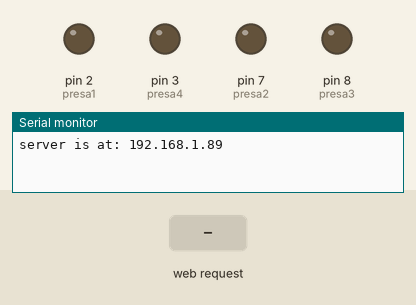
Recording of a sketch running on a simulated Arduino Uno, built with avr-gcc and run on an emulated ATmega328P. Parts: output pins drawn as LEDs (lit = HIGH), the last lines printed to the serial monitor. The inputs (shaded band) are chosen by the test bench.

Above: at 1.2 s.
1.3 s: HTTP request GET /allon received
At 1.7 s:
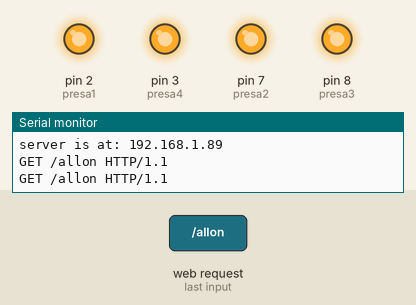
2.8 s: HTTP request GET /allof received
At 4.1 s:
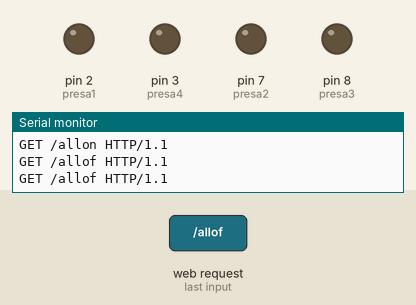
Timing chart, 0 to 5.8 s (numbered marks = the images above; inputs shaded):
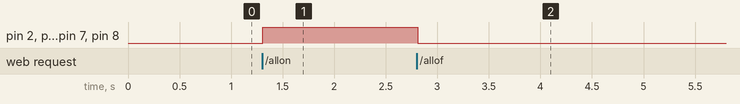

The sketch:

SmartPowerstrip.ino
```cpp
/*SMART POWERSTRIP by Gabriele Baudo
 * Version 2.0
 * Updated 22/03/2020 12.50
*/

#include <SPI.h>
#include <Ethernet.h>

/////////////CHANGE THIS/////////////
int presa1 = 2;          //relay1
int presa2 = 7;          //relay2
int presa3 = 8;          //relay3
int presa4 = 3;          //relay4
/////////////////////////////////////

byte mac[] = { 0xDE, 0xAD, 0xBE, 0xEF, 0xFE, 0xED }; //MAC Address

/////////////CHANGE THIS/////////////
byte ip[] = { 192, 168, 1, 89 };       //IP Address
byte gateway[] = { 192, 168, 1, 1 };   //Gateway
byte subnet[] = { 255, 255, 255, 0 };  //Subnetmask
EthernetServer server(888);            //Port
/////////////////////////////////////

String readString;

void setup() {
  Serial.begin(9600);
   while (!Serial) {
    ;
  }

  //Set pins as OUTPUT
  pinMode(presa1, OUTPUT);
  pinMode(presa2, OUTPUT);
  pinMode(presa3, OUTPUT);
  pinMode(presa4, OUTPUT);

  //Set all pins to low
  digitalWrite(presa1, LOW);
  digitalWrite(presa2, LOW);
  digitalWrite(presa3, LOW);
  digitalWrite(presa4, LOW);

  Ethernet.begin(mac, ip, gateway, subnet);
  server.begin();
  Serial.print("server is at: ");
  Serial.println(Ethernet.localIP());
}


void loop() {
  EthernetClient client = server.available();
  if (client) {
    while (client.connected()) {
      if (client.available()) {
        char c = client.read();
        //Leggo char from HTTP
        if (readString.length() < 100) {
          readString += c;
          Serial.print(c);
         }
         if (c == '\n') {
           Serial.println(readString);

           ///////////////HTML PAGE, Change this graphic as you want///////////////
           client.println("HTTP/1.1 200 OK");
           client.println("Content-Type: text/html");
           client.println();
           client.println("<HTML>");
           client.println("<HEAD>");
           client.println("<meta name='apple-mobile-web-app-capable' content='yes' />");
           client.println("<meta name='apple-mobile-web-app-status-bar-style' content='black-translucent' />");
           client.println("<link rel='stylesheet' type='text/css' href='http://www.progettiarduino.com/uploads/8/1/0/8/81088074/style3.css' />");
           client.println("<TITLE>CONTROL PANEL</TITLE>");
           client.println("</HEAD>");
           client.println("<BODY>");
           client.println("<H1>SMART POWERSTRIP</H1>");
           client.println("<H2>Gabriele Baudo</H1>");
           client.println("<hr />");
           client.println("<br />");
           client.println("<a href=\"1on\"\">Presa 1: ON</a>");          //CHANGE THIS "Presa 1: ON"
           client.println("<a href=\"/1off\"\">Presa 1: OFF</a><br />"); //CHANGE THIS "Presa 1: OFF"
           client.println("<br />");
           client.println("<br />");
           client.println("<a href=\"/2on\"\">Presa 2: ON</a>");          //CHANGE THIS "Presa 2: ON"
           client.println("<a href=\"/2off\"\">Presa 2: OFF</a><br />");  //CHANGE THIS "Presa 2: OFF"
           client.println("<br />");
           client.println("<br />");
           client.println("<a href=\"/3on\"\">Presa 3: ON</a>");          //CHANGE THIS "Presa 3: ON"
           client.println("<a href=\"/3off\"\">Presa 3: OFF</a><br />");  //CHANGE THIS "Presa 3: ON"
           client.println("<br />");
           client.println("<br />");
           client.println("<a href=\"/4on\"\">Presa 4: ON</a>");          //CHANGE THIS "Presa 4: ON"
           client.println("<a href=\"/4off\"\">Presa 4: OFF</a><br />");  //CHANGE THIS "Presa 4: OFF"
           client.println("<br />");
           client.println("</BODY>");
           client.println("</HTML>");
           //////////////HTML PAGE END///////////////

           delay(1);
           client.stop();

           ///////////CONTROL TO ACTIVATE OR DEACTIVATE RELAYS////////////////
           if (readString.indexOf("1on") >0){
               digitalWrite(presa1, HIGH);
           }
           if (readString.indexOf("1off") >0){
               digitalWrite(presa1, LOW);
           }
           if (readString.indexOf("2on") >0){
               digitalWrite(presa2, HIGH);
           }
           if (readString.indexOf("2off") >0){
               digitalWrite(presa2, LOW);
           }
           if (readString.indexOf("3on") >0){
               digitalWrite(presa3, HIGH);
           }
           if (readString.indexOf("3off") >0){
               digitalWrite(presa3, LOW);
           }
           if (readString.indexOf("4on") >0){
               digitalWrite(presa4, HIGH);
           }
           if (readString.indexOf("4off") >0){
               digitalWrite(presa4, LOW);
           }
           if (readString.indexOf("allon") >0){
               digitalWrite(presa1, HIGH);
               digitalWrite(presa2, HIGH);
               digitalWrite(presa3, HIGH);
               digitalWrite(presa4, HIGH);
           }
           if (readString.indexOf("allof") >0){
               digitalWrite(presa1, LOW);
               digitalWrite(presa2, LOW);
               digitalWrite(presa3, LOW);
               digitalWrite(presa4, LOW);
           }
            readString="";


         }
       }
    }
}
}
```

Measured:
- after the input at 1.3 s, pin 2 (presa1), pin 3 (presa4), pin 7 (presa2), pin 8 (presa3): LOW → HIGH at once
- after the input at 2.8 s, pin 2 (presa1), pin 3 (presa4), pin 7 (presa2), pin 8 (presa3): HIGH → LOW at once
